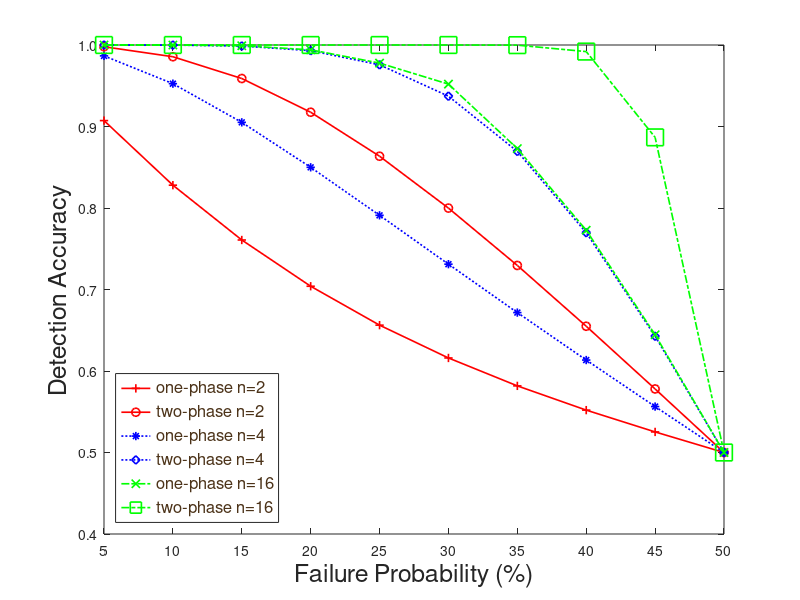

This chart was generated by the following MATLAB code:
hFig = figure;
%set(hFig, 'Position', [600,400,500,400])

x = .05:.05:.5;

Pone2 = [0.90725000,0.82800000,0.76075000,0.70400000,0.65625000,0.61600000,0.58175000,0.55200000,0.52525000,0.50000000];
Ptwo2 = [0.99787733,0.98560800,0.95887942,0.91750400,0.86352539,0.79987600,0.72950698,0.65491200,0.57796595,0.50000000];

Pone4 = [0.98665812,0.95256000,0.90511187,0.84992000,0.79101562,0.73108000,0.67166938,0.61344000,0.55637313,0.50000000];
Ptwo4 = [0.99999873,0.99989924,0.99875183,0.99306511,0.97570303,0.93720671,0.86946311,0.76970903,0.64267912,0.50000000];

Pone16 = [0.99999967,0.99994421,0.99907582,0.99410196,0.97778510,0.95199948,0.87291660,0.77273012,0.64444347,0.50000000];
Ptwo16 = [1.00000000,1.00000000,1.00000000,1.00000000,0.99999999,0.99999986,0.99982359,0.99193531,0.88667314,0.50000000];


%plot(x,Pone2,'-r*',x,Ptwo2,'-ro',x,Pone4,':b*',x,Ptwo4,':bo',x,Pone16,'-.g*',x,Ptwo16,'-.go');
plot ( x,Pone2,'-r+', x,Ptwo2,'-ro', x,Pone4,':b*', x,Ptwo4,':bd', x,Pone16,'-.gx', x,Ptwo16,'-.gs','markersize',12);
hleg = legend('one-phase n=2','two-phase n=2','one-phase n=4','two-phase n=4','one-phase n=16','two-phase n=16','location','SouthWest');
set(hleg,'FontAngle','italic','TextColor',[.3,.2,.1],'Fontsize',12);
set(get(gca,'Children'),'linewidth',1.2);

%set(gca,'ygrid','on')

%box off

% Make the text of the legend italic and color it brown
%set(hleg,'FontAngle','italic','TextColor',[.3,.2,.1],'Fontsize',12);
%set(hleg,'EdgeColor',[1,1,1]);
% set(get(gca,'Children'),'linewidth',1.5);

xlabel('Failure Probability (%)','fontsize',18);
ylabel('Detection Accuracy','fontsize',18);

set(gca,'XLim',[0.05 0.5])
set(gca,'XTick',0.05:0.05:0.5)
set(gca,'XTickLabel',{'5','10','15','20','25','30','35','40','45','50'});

set(gca,'YLim',[0.4 1])
set(gca,'YTick',0:0.1:1)
set(gca,'YTickLabel',{'0','0.1','0.2','0.3','0.4','0.5','0.6','0.7','0.8','0.9','1.0'});